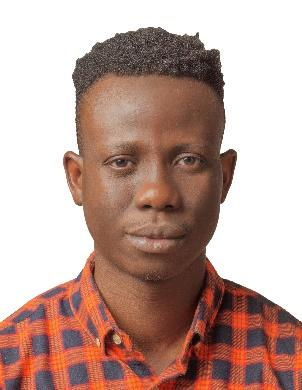
#> input picture 00/resources/umah.jpeg, 302 x 390 px, found by its file name
$ jupyter execute --allow-errors CV-warmup.ipynb
#> lines starting #> are read from the running program, lines starting #| are printed output that depends on the picture
[cell 1]
import numpy as np
import cv2
import os
import matplotlib.pyplot as plt

[cell 2]
root = '/home/turnyur/sommer-sem-2024/CV/Exercises/'
res_00 = '00/exercise_0_introduction/resources'

file = 'umah.jpeg'  ## path to the image
input_path = os.path.join(root, res_00, file)
img = cv2.imread(input_path, cv2.IMREAD_COLOR)
#> img is the input picture: shape (390, 302, 3); mean B, G, R 152.3, 161, 190.4
img_array = np.array(img)

[cell 3]
plt.imshow(img_array)

[cell 4]
img_array.shape[:2]
#> Out = (390, 302)

[cell 5]
def scale_down(image: np.array) -> np.array:
    """Returns an image half the size of the original.

    Args:
        image: A numpy array with an opencv image

    Returns:
        A numpy array with an opencv image half the size of the original image
    """
    height, width = image.shape[:2]
#> height = 390; width = 302
    scaled_down_img = cv2.resize(image, (height//2, width//2))
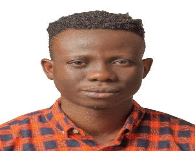
#> scaled_down_img: shape (151, 195, 3); mean B, G, R 152.2, 161, 190.4
    #print("SHAPE_SCALED:", scale_down.shape)
    return scaled_down_img

[cell 6]
scaled_img = scale_down(img_array)
plt.imshow(scaled_img)

[cell 7]
scaled_img.shape, img_array.shape
#> Out = ((151, 195, 3), (390, 302, 3))

[cell 8]
def separate_channels(colored_image: np.array):
    """Takes an BGR color image and splits it three images.

    Args:
        colored_image: an numpy array sized [HxWxC] where the channels are in BGR (Blue, Green, Red) order

    Returns:
        A tuple with three BGR images the first one containing only the Blue channel active, the second one only the
        green, and the third one only the red.
    """
    # OpenCV BGR
    # vs RGB
    blue = green = red =  colored_image

    print("BLUE: ", blue.shape)
#| BLUE:  (390, 302, 3)
    print("GREEN: ", green.shape)
#| GREEN:  (390, 302, 3)
    print("RED: ", red.shape)
#| RED:  (390, 302, 3)


    blue[:,:,1] = blue[:,:,2] = 0
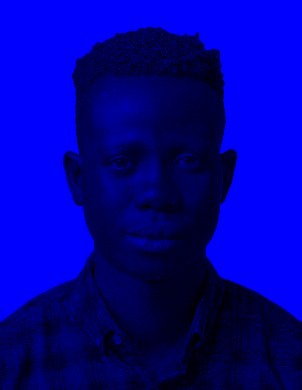
#> blue: shape (390, 302, 3); mean B, G, R 152.3, 0, 0

    green[:,:,0] = green[:,:,2] = 0
#> green: shape (390, 302, 3); every value is 0

    red[:,:,0] = red[:,:,1] = 0

    return (blue, green, red)

[cell 9]
sep_img = separate_channels(img_array)

[cell 10]
len(sep_img)
#> Out = 3
